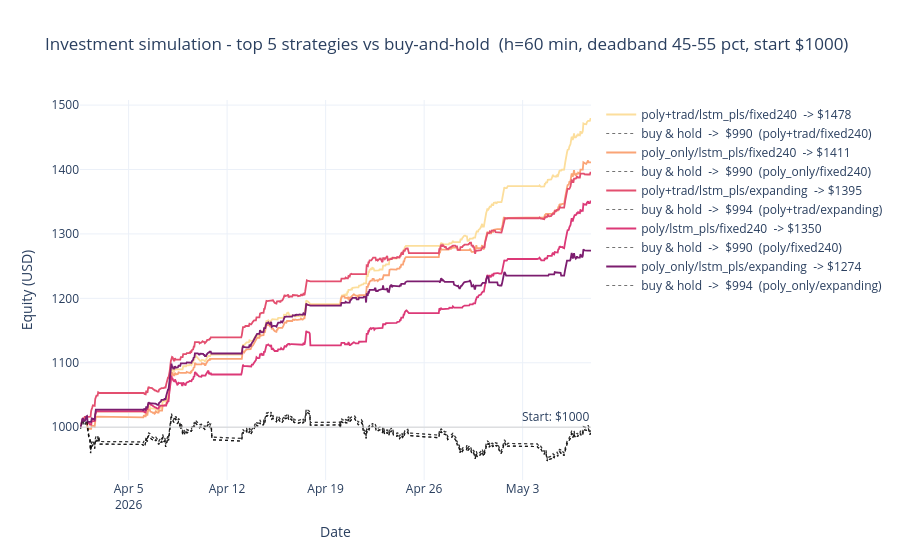

This figure's notebook cell:
### Markdown cell above
## Graph 12 - Investment simulation: equity curves vs buy-and-hold

Ports the long/flat backtester from `Model_Case_Scenario.ipynb` Cell 8. For each available `(dataset, model, window)` at the chosen horizon, the simulator decides once every `horizon_min / BAR_MINUTES` bars: long if `y_pred > deadband_hi`, flat if `y_pred < deadband_lo`, hold otherwise. The deadband is the 45th-55th percentile of `y_true` per group. Equity = `starting_cash * exp(cumsum(position * realised_logret))`. Buy-and-hold is the same realised return stream with `position = 1` at every step.

Only the top-N strategies by terminal value are plotted to keep the chart legible; the rest live in `g12_summary_df` below.

### Code cell
# %% -- GRAPH 12 : INVESTMENT SIMULATION (Plotly equity curves) -------
G12_HORIZON_PREFERRED = 60
G12_STARTING_CASH     = 1000.0
G12_DEADBAND_PCT      = (0.45, 0.55)
G12_TOP_N             = 5


def _simulate_strategy(timestamps, y_pred, gold_close, stride,
                       deadband_lo, deadband_hi, starting_cash=1000.0):
    """Port of Model_Case_Scenario.simulate_strategy."""
    timestamps = pd.DatetimeIndex(timestamps)
    y_pred = np.asarray(y_pred, dtype=float)
    n = len(timestamps)
    decision_idx = np.arange(0, n - stride, stride, dtype=int)
    if len(decision_idx) == 0:
        raise ValueError(f'Not enough timestamps ({n}) for stride={stride}')
    decision_times = timestamps[decision_idx]
    next_times     = timestamps[decision_idx + stride]
    decision_preds = y_pred[decision_idx]

    closes      = gold_close.reindex(decision_times).to_numpy(dtype=float)
    closes_next = gold_close.reindex(next_times).to_numpy(dtype=float)
    valid = ~(np.isnan(closes) | np.isnan(closes_next))
    if not valid.all():
        decision_times = decision_times[valid]
        next_times     = next_times[valid]
        decision_preds = decision_preds[valid]
        closes         = closes[valid]
        closes_next    = closes_next[valid]

    realised = np.log(closes_next) - np.log(closes)
    positions = np.zeros(len(decision_preds), dtype=int)
    prev = 0
    for i, pred in enumerate(decision_preds):
        if deadband_lo <= pred <= deadband_hi:
            positions[i] = prev
        elif pred > 0:
            positions[i] = 1
        else:
            positions[i] = 0
        prev = positions[i]

    strategy_logrets = positions * realised
    equity_strategy  = starting_cash * np.exp(np.cumsum(strategy_logrets))
    equity_bh        = starting_cash * np.exp(np.cumsum(realised))
    return {
        'decision_times':  decision_times,
        'equity_strategy': equity_strategy,
        'equity_bh':       equity_bh,
        'terminal':        float(equity_strategy[-1]),
        'bh_terminal':     float(equity_bh[-1]),
        'positions':       positions,
        'n_trades':        int((np.diff(np.concatenate(([0], positions))) != 0).sum()),
    }


_avail_h = sorted({k[3] for k in PREDICTION_FILES.keys()})
if not _avail_h:
    print('No prediction sidecars available -> skipping Graph 12.')
    g12_summary_df = pd.DataFrame()
else:
    if G12_HORIZON_PREFERRED in _avail_h:
        _h12 = G12_HORIZON_PREFERRED
    else:
        _h12 = _avail_h[-1]
        print(f'  [info] h={G12_HORIZON_PREFERRED} unavailable, using h={_h12}')

    _gold_close = gold['gold_close'].sort_index()
    _gold_close = _gold_close[~_gold_close.index.duplicated(keep='last')]
    _stride = max(1, _h12 // BAR_MINUTES)

    _sim_rows = []
    _sims: dict[tuple, dict] = {}
    _deadband_cache: dict[tuple, tuple[float, float]] = {}

    for _key, _ppath in PREDICTION_FILES.items():
        if _key[3] != _h12:
            continue
        try:
            _df_pred = pd.read_csv(_ppath, parse_dates=['timestamp']).sort_values('timestamp')
        except Exception as exc:
            print(f'  [warn] could not read {_ppath.name}: {exc}')
            continue
        _y_true = _df_pred['y_true'].to_numpy()
        _y_pred = _df_pred['y_pred'].to_numpy()
        _gkey = (_key[2], _key[1], _key[3])  # (dataset, window, horizon)
        if _gkey not in _deadband_cache:
            _deadband_cache[_gkey] = (
                float(np.quantile(_y_true, G12_DEADBAND_PCT[0])),
                float(np.quantile(_y_true, G12_DEADBAND_PCT[1])),
            )
        _lo, _hi = _deadband_cache[_gkey]
        try:
            _sim = _simulate_strategy(
                _df_pred['timestamp'].tolist(), _y_pred, _gold_close,
                _stride, _lo, _hi, starting_cash=G12_STARTING_CASH,
            )
        except Exception as exc:
            print(f'  [warn] simulation failed for {_key}: {exc}')
            continue
        _sims[_key] = _sim
        _sim_rows.append({
            'model':         _key[0],
            'window':        _key[1],
            'dataset':       _key[2],
            'horizon_min':   _key[3],
            'terminal':      _sim['terminal'],
            'bh_terminal':   _sim['bh_terminal'],
            'total_return':  _sim['terminal'] / G12_STARTING_CASH - 1,
            'bh_return':     _sim['bh_terminal'] / G12_STARTING_CASH - 1,
            'n_trades':      _sim['n_trades'],
        })

    g12_summary_df = pd.DataFrame(_sim_rows).sort_values('terminal', ascending=False)

    if g12_summary_df.empty:
        print(f'  [warn] No simulations produced results for h={_h12}.')
    else:
        _top = g12_summary_df.head(G12_TOP_N)
        _colors = palette_colors(max(2, len(_top)))

        fig_g12 = go.Figure()
        # Buy-and-hold reference (use the one from the top combo - same realised return stream per (dataset, window))
        _bh_drawn = set()
        for _color, (_, row) in zip(_colors, _top.iterrows()):
            _k = (row['model'], row['window'], row['dataset'], row['horizon_min'])
            _sim = _sims[_k]
            _label = f"{row['dataset']}/{row['model']}/{row['window']}  -> ${row['terminal']:.0f}"
            fig_g12.add_trace(go.Scatter(
                x=_sim['decision_times'], y=_sim['equity_strategy'],
                mode='lines', name=_label,
                line=dict(color=_color, width=1.8),
            ))
            _bh_key = (row['dataset'], row['window'])
            if _bh_key not in _bh_drawn:
                fig_g12.add_trace(go.Scatter(
                    x=_sim['decision_times'], y=_sim['equity_bh'],
                    mode='lines',
                    name=f"buy & hold  ->  ${_sim['bh_terminal']:.0f}  ({row['dataset']}/{row['window']})",
                    line=dict(color='black', dash='dot', width=1.2),
                    opacity=0.55,
                ))
                _bh_drawn.add(_bh_key)
        fig_g12.add_hline(y=G12_STARTING_CASH, line_color='lightgray', line_width=1,
                          annotation_text=f'Start: ${G12_STARTING_CASH:.0f}')
        fig_g12.update_layout(
            title=(
                f'Investment simulation - top {len(_top)} strategies vs buy-and-hold  '
                f'(h={_h12} min, deadband {int(G12_DEADBAND_PCT[0]*100)}-'
                f'{int(G12_DEADBAND_PCT[1]*100)} pct, start ${G12_STARTING_CASH:.0f})'
            ),
            xaxis_title='Date',
            yaxis_title='Equity (USD)',
            height=560, hovermode='x unified',
        )
        fig_g12.show()
        print('\nTop strategies by terminal equity:')
        with pd.option_context('display.float_format', '{:,.4f}'.format):
            print(_top.to_string(index=False))

### Figure 1 — Plotly figure (JSON) as saved in the notebook; plotly's stock layout.template omitted (floating-point values rounded to 4 significant figures; data arrays with more than 128 entries replaced by an {"elided": "..."} marker saying what was removed)
{"data": [{"line": {"color": "#fcde9c", "width": 1.8}, "mode": "lines", "name": "poly+trad/lstm_pls/fixed240  -> $1478", "type": "scatter", "x": {"elided": "574 str values"}, "y": {"elided": "574 float values"}}, {"line": {"color": "black", "dash": "dot", "width": 1.2}, "mode": "lines", "name": "buy & hold  ->  $990  (poly+trad/fixed240)", "opacity": 0.55, "type": "scatter", "x": {"elided": "574 str values"}, "y": {"elided": "574 float values"}}, {"line": {"color": "#faa476", "width": 1.8}, "mode": "lines", "name": "poly_only/lstm_pls/fixed240  -> $1411", "type": "scatter", "x": {"elided": "574 str values"}, "y": {"elided": "574 float values"}}, {"line": {"color": "black", "dash": "dot", "width": 1.2}, "mode": "lines", "name": "buy & hold  ->  $990  (poly_only/fixed240)", "opacity": 0.55, "type": "scatter", "x": {"elided": "574 str values"}, "y": {"elided": "574 float values"}}, {"line": {"color": "#e34f6f", "width": 1.8}, "mode": "lines", "name": "poly+trad/lstm_pls/expanding  -> $1395", "type": "scatter", "x": {"elided": "584 str values"}, "y": {"elided": "584 float values"}}, {"line": {"color": "black", "dash": "dot", "width": 1.2}, "mode": "lines", "name": "buy & hold  ->  $994  (poly+trad/expanding)", "opacity": 0.55, "type": "scatter", "x": {"elided": "584 str values"}, "y": {"elided": "584 float values"}}, {"line": {"color": "#dc3977", "width": 1.8}, "mode": "lines", "name": "poly/lstm_pls/fixed240  -> $1350", "type": "scatter", "x": {"elided": "574 str values"}, "y": {"elided": "574 float values"}}, {"line": {"color": "black", "dash": "dot", "width": 1.2}, "mode": "lines", "name": "buy & hold  ->  $990  (poly/fixed240)", "opacity": 0.55, "type": "scatter", "x": {"elided": "574 str values"}, "y": {"elided": "574 float values"}}, {"line": {"color": "#7c1d6f", "width": 1.8}, "mode": "lines", "name": "poly_only/lstm_pls/expanding  -> $1274", "type": "scatter", "x": {"elided": "584 str values"}, "y": {"elided": "584 float values"}}, {"line": {"color": "black", "dash": "dot", "width": 1.2}, "mode": "lines", "name": "buy & hold  ->  $994  (poly_only/expanding)", "opacity": 0.55, "type": "scatter", "x": {"elided": "584 str values"}, "y": {"elided": "584 float values"}}], "layout": {"annotations": [{"showarrow": false, "text": "Start: $1000", "x": 1, "xanchor": "right", "xref": "x domain", "y": 1000, "yanchor": "bottom", "yref": "y"}], "height": 560, "hovermode": "x unified", "shapes": [{"line": {"color": "lightgray", "width": 1}, "type": "line", "x0": 0, "x1": 1, "xref": "x domain", "y0": 1000, "y1": 1000, "yref": "y"}], "title": {"text": "Investment simulation - top 5 strategies vs buy-and-hold  (h=60 min, deadband 45-55 pct, start $1000)"}, "xaxis": {"title": {"text": "Date"}}, "yaxis": {"title": {"text": "Equity (USD)"}}}}
